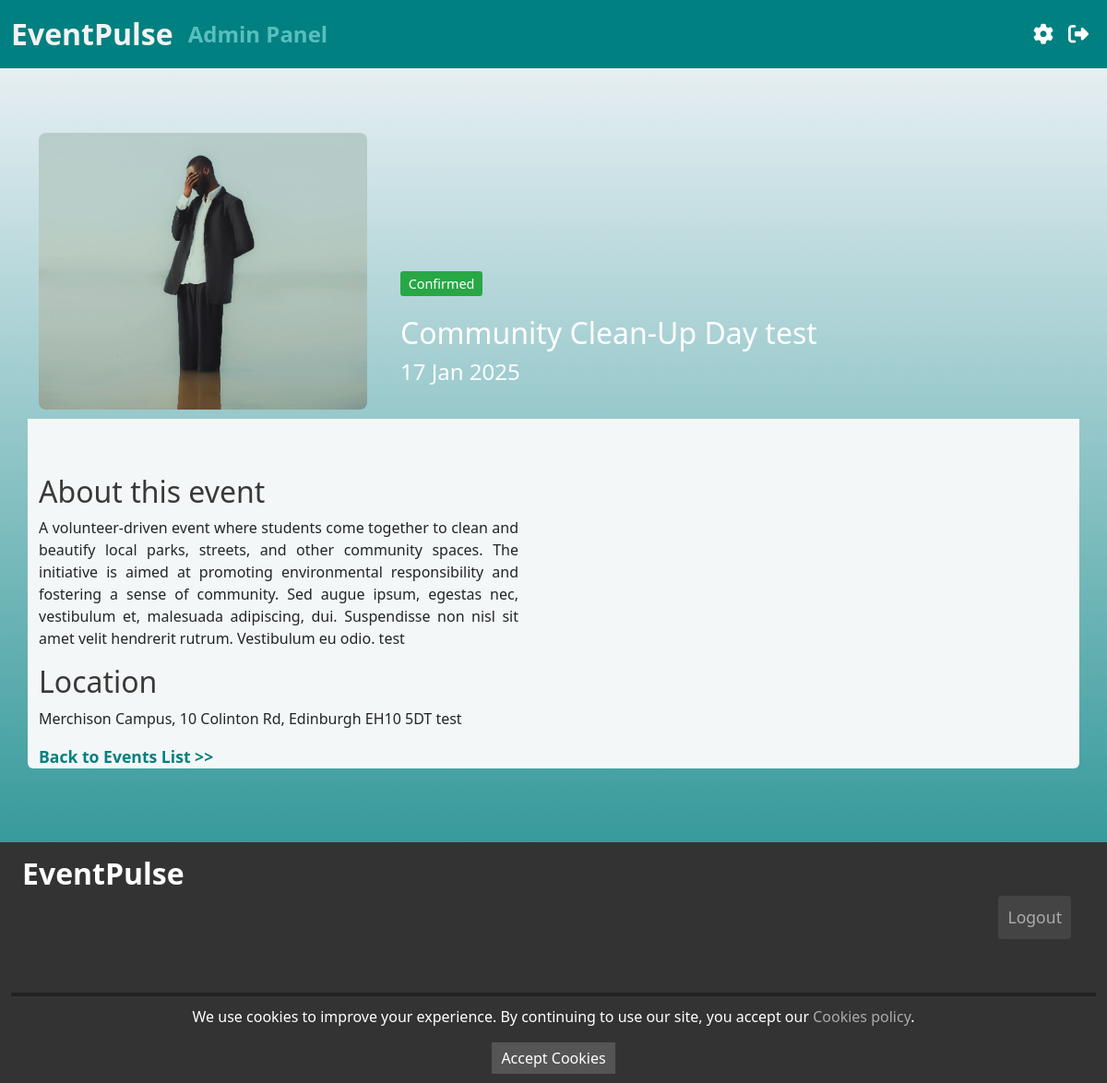
Page /admin/events/5 (signed in) on the committed database.
### app.py (models this page shows)
class Event(db.Model):
    eventId = db.Column(db.Integer, primary_key=True)
    eventName = db.Column(db.String(100), nullable=False)
    description = db.Column(db.Text)
    date = db.Column(db.Date, nullable=False)
    location = db.Column(db.String(100), nullable=False)
    tag = db.Column(db.Enum(EventStatus), nullable=False)
    image_url = db.Column(db.String(255), nullable=True)
    votes = db.Column(db.Integer, default=0)

### app.py (the view)
@app.route('/admin/events/<int:event_id>', methods=['GET', 'POST'])
def admin_event_detail(event_id):
    Events = select(Event).filter(Event.eventId == event_id)
    event = db.session.execute(Events).scalar_one_or_none()
    if event is None:
        return redirect(url_for('admin_index'))  # or handle 404
    if request.method == 'POST':
        event.votes += 1
        if event.votes >= 10 and event.tag != EventStatus.Confirmed:
            event.tag = EventStatus.Confirmed  # Update the tag to 'Confirmed'
        db.session.commit()
        return redirect(url_for('vote_confirmation', event_id=event_id))
    return render_template('event.html', event=event)

### app.py (called while the page is built)
@login_manager.user_loader
def load_user(user_id):
    return User.query.get(int(user_id)) # Retrieve the user by ID from the database

@app.before_request
def update_event_tags():
    db.create_all()
    today = date.today()
    events_to_update = Event.query.filter(
        Event.date < today,
        Event.tag.in_([EventStatus.Proposed, EventStatus.Confirmed])
    ).all()
    for event in events_to_update:
        event.tag = EventStatus.Past  # Change the tag to 'Past'
    db.session.commit()

    @property
    def is_authenticated(self):
        return True

### templates/event.html (shortened to what this page needs)
{% extends 'base.html' %}
{% block content %}
<div class="container topbox rounded-top">
    <div class="row">
        <div class="col-12 col-md-4 col-lg-4">
            {% if event.image_url %}
            <img src="{{ url_for('static', filename=event.image_url) }}" alt="Event Image" id="eventImageLarge">
            {% endif %}
        </div>
        <div class="col-12 col-md-8 col-lg-8 d-flex flex-column" id="textContainer">
            <div class="container title-box">
                <p class="card-text">
                    <span class="tag-pill
                        {% if event.tag.value == 'Confirmed' %}tag-pill-tag1
                        {% elif event.tag.value == 'Proposed' %}tag-pill-tag2
                        {% else %}tag-pill-tag3
                        {% endif %}">
                        {{ event.tag.value }}
                    </span>
                </p>
                <p class="card-text" id="eventName">{{ event.eventName }}</p>
                <p class="card-text" id="eventDate">{{ event.date.strftime('%d %b %Y')}}</p>
            </div>
        </div>
    </div>
</div>
<div class="container bottombox rounded-bottom">
    <div class="row">
        <div class="col-12 col-md-6 col-lg-8" id="infobox">
            <h2 id="eventInfo">About this event</h2>
            <p id="description">{{ event.description }}</p>
            <h2 id="eventInfo">Location</h2>
            <p>{{ event.location }}</p>
        </div>
    </div>
    <a href="{{ url_for('index') }}"><strong>Back to Events List >></strong></a>
</div><br><br>
{% endblock %}

### static/css/style.css (style rules this page uses)
body { background: rgb(246, 246, 250); background: linear-gradient(180deg, rgba(246, 246, 250, 1) 0%, rgba(0, 128, 128, 1) 100%); color: #f9f9f9; margin: 0; padding: 0; font-family: 'Open Sans', sans-serif; width: 100%; height: 100%; }
.tag-pill { display: inline-block; padding: 0.2em 0.6em; font-size: 0.9em; color: #fff; background-color: #6c757d; border-radius: 0.2rem; }
.topbox { margin-top: 5%; background-color: none; color: #fff; }
.bottombox { background-color: #f4f7f7; padding-top: 5%; }
#eventImageLarge { width: 100%; height: 300px; border-radius: 8px; margin-top: 10px; margin-bottom: 10px; margin-left: 0px; object-fit: cover; object-position: center; }
.title-box { margin-top: 10rem; }
.title-box p+p { margin-top: 0 !important; margin-bottom: 0 !important; }
.d-flex.flex-column { display: flex; flex-direction: column; height: 100%; }
h2 { color: #008080 !important; font-size: 24px; }
#eventInfo { color: rgb(57, 57, 57) !important; }
.tag-pill { padding: 0.2rem 0.5rem; background-color: #d63384; color: white; border-radius: 50px; display: inline-block; }
#eventName { font-size: 32px !important; }
#eventDate { font-size: 24px; }
a { text-decoration: none !important; color: #008080 !important; font-size: 1.1rem !important; }
#description { text-align: justify; }
#infobox { padding-right: 20%; }
.tag-pill { display: inline-block; padding: 0.2em 0.6em; font-size: 0.9em; color: #fff; border-radius: 0.2rem; }
.tag-pill-tag1 { background-color: #28a745 }

### rows in the picture
Event: image_url (picture), tag.value "Confirmed", eventName "Community Clean-Up Day test", date "17 Jan 2025", description "A volunteer-driven event where students come together to clean and beautify local parks, streets, and other community spaces. The initiative is aimed at promoting environmental responsibility and fostering a sense of community. Sed augue ipsum, egestas nec, vestibulum et, malesuada adipiscing, dui. Suspendisse non nisl sit amet velit hendrerit rutrum. Vestibulum eu odio. test", location "Merchison Campus, 10 Colinton Rd, Edinburgh EH10 5DT test"
